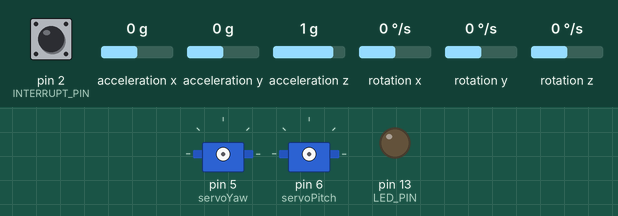
Recording of a sketch running on a simulated Arduino Uno, built with avr-gcc and run on an emulated ATmega328P. Shown: 2 × servo, output pins drawn as LEDs (lit = HIGH). The test bench sets the inputs (shaded band); at power-on: pin 2 (INTERRUPT_PIN) LOW, acceleration x 0 g, acceleration y 0 g, acceleration z 1 g, rotation x 0 °/s, rotation y 0 °/s, rotation z 0 °/s. The sensor or clock chip raises its interrupt line as the real part does.

Above: at 0.1 s.
At 39.82 s:
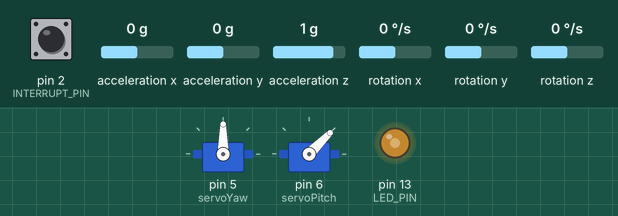
Timing chart, 0 to 40.0 s (numbered marks = the images above):
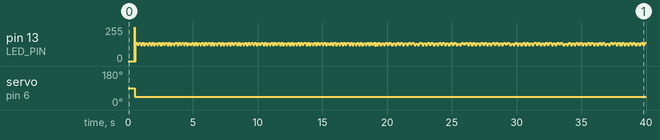

The sketch:

MPU_6050_Accel_Gyro.ino
```cpp
// I2C device class (I2Cdev) demonstration Arduino sketch for MPU6050 class using DMP (MotionApps v2.0)
// 6/21/2012 by Jeff Rowberg <jeff@rowberg.net>
// Updates should (hopefully) always be available at https://github.com/jrowberg/i2cdevlib

/* ============================================
I2Cdev device library code is placed under the MIT license
Copyright (c) 2012 Jeff Rowberg

Permission is hereby granted, free of charge, to any person obtaining a copy
of this software and associated documentation files (the "Software"), to deal
in the Software without restriction, including without limitation the rights
to use, copy, modify, merge, publish, distribute, sublicense, and/or sell
copies of the Software, and to permit persons to whom the Software is
furnished to do so, subject to the following conditions:

The above copyright notice and this permission notice shall be included in
all copies or substantial portions of the Software.

THE SOFTWARE IS PROVIDED "AS IS", WITHOUT WARRANTY OF ANY KIND, EXPRESS OR
IMPLIED, INCLUDING BUT NOT LIMITED TO THE WARRANTIES OF MERCHANTABILITY,
FITNESS FOR A PARTICULAR PURPOSE AND NONINFRINGEMENT. IN NO EVENT SHALL THE
AUTHORS OR COPYRIGHT HOLDERS BE LIABLE FOR ANY CLAIM, DAMAGES OR OTHER
LIABILITY, WHETHER IN AN ACTION OF CONTRACT, TORT OR OTHERWISE, ARISING FROM,
OUT OF OR IN CONNECTION WITH THE SOFTWARE OR THE USE OR OTHER DEALINGS IN
THE SOFTWARE.
===============================================
*/

// I2Cdev and MPU6050 must be installed as libraries, or else the .cpp/.h files
// for both classes must be in the include path of your project
#include "I2Cdev.h"
#include "MPU6050_6Axis_MotionApps20.h"

MPU6050 mpu;

/* =========================================================================
   NOTE: In addition to connection 3.3v, GND, SDA, and SCL, this sketch
   depends on the MPU-6050's INT pin being connected to the Arduino's
   external interrupt #0 pin. On the Arduino Uno and Mega 2560, this is
   digital I/O pin 2.
 * ========================================================================= */

#define INTERRUPT_PIN 2  // use pin 2 on Arduino Uno & most boards
#define LED_PIN 13 // (Arduino is 13, Teensy is 11, Teensy++ is 6)
bool blinkState = false;
unsigned int loopcount = 0; //loopcounter for debugging

// MPU control/status vars
bool dmpReady = false;  // set true if DMP init was successful
uint8_t mpuIntStatus;   // holds actual interrupt status byte from MPU
uint8_t devStatus;      // return status after each device operation (0 = success, !0 = error)
uint16_t packetSize;    // expected DMP packet size (default is 42 bytes)
uint16_t fifoCount;     // count of all bytes currently in FIFO
uint8_t fifoBuffer[64]; // FIFO storage buffer

// orientation/motion vars
Quaternion q;           // [w, x, y, z]         quaternion container
VectorFloat gravity;    // [x, y, z]            gravity vector

float ypr[3];           // [yaw, pitch, roll]   yaw/pitch/roll container and gravity vector
float origin[3];        // [yaw, pitch, roll]   stores the initial orientation of the MPU


// ================================================================
// ===               INTERRUPT DETECTION ROUTINE                ===
// ================================================================

volatile bool mpuInterrupt = false;     // indicates whether MPU interrupt pin has gone high
void dmpDataReady() {
    mpuInterrupt = true;
}

// ================================================================
// ===                      SERVO SETUP                         ===
// ================================================================

//MPU 6050 Gyro + Accel
//Shematic Pinout http://diyhacking.com/arduino-mpu-6050-imu-sensor-tutorial/
//2 DOF Platform actuated using standard Servos @4.8V
//by Philipp Schilcher

#include <Servo.h>

//2 Servo objects for controlling 2 actual servos in the yaw (lower) and pitch (upper) direction
Servo servoYaw;
Servo servoPitch;

int posYaw; //the current position (angle) of the servo
int posPitch; //the current position (angle) of the servo
int offset; //the calculated offset between origin and current servo position

// ================================================================
// ===                         SETUP                            ===
// ================================================================

void setup() {


    Wire.begin();
    Wire.setClock(400000); // 400kHz I2C clock. Comment this line if having compilation difficulties
    #if 0
      // initialize serial communication
      // (115200 chosen because it is required for Teapot Demo output, but it's
      // really up to you depending on your project)
      Serial.begin(250000);

      // initialize device
      Serial.println(F("Initializing I2C devices..."));
    #endif

    mpu.initialize();
    pinMode(INTERRUPT_PIN, INPUT);

    #if 0
      // verify connection
      Serial.println(F("Testing device connections..."));
      Serial.println(mpu.testConnection() ? F("MPU6050 connection successful") : F("MPU6050 connection failed"));

      // wait for ready
      Serial.println(F("\nSend any character to begin DMP programming and demo: "));
      while (Serial.available() && Serial.read()); // empty buffer
      while (!Serial.available());                 // wait for data
      while (Serial.available() && Serial.read()); // empty buffer again

      // load and configure the DMP
      Serial.println(F("Initializing DMP..."));
    #endif

    devStatus = mpu.dmpInitialize();

    // supply your own gyro offsets here, scaled for min sensitivity
    mpu.setXGyroOffset(220);
    mpu.setYGyroOffset(76);
    mpu.setZGyroOffset(-85);
    mpu.setZAccelOffset(1788); // 1688 factory default for my test chip

    // make sure it worked (returns 0 if so)
    #if 0
    if (devStatus == 0) {

          // turn on the DMP, now that it's ready
          Serial.println(F("Enabling DMP..."));
    #endif

        mpu.setDMPEnabled(true);
    #if 0
        // enable Arduino interrupt detection
        Serial.println(F("Enabling interrupt detection (Arduino external interrupt 0)..."));
    #endif
        attachInterrupt(digitalPinToInterrupt(INTERRUPT_PIN), dmpDataReady, RISING);
        mpuIntStatus = mpu.getIntStatus();
    #if 0
        // set our DMP Ready flag so the main loop() function knows it's okay to use it
        Serial.println(F("DMP ready! Waiting for first interrupt..."));
    #endif
        dmpReady = true;

        // get expected DMP packet size for later comparison
        packetSize = mpu.dmpGetFIFOPacketSize();
    #if 0
    } else {
        // ERROR!
        // 1 = initial memory load failed
        // 2 = DMP configuration updates failed
        // (if it's going to break, usually the code will be 1)
        Serial.print(F("DMP Initialization failed (code "));
        Serial.print(devStatus);
        Serial.println(F(")"));
    }
    #endif
    // configure LED for output
    pinMode(LED_PIN, OUTPUT);

  //-----------------------------------------

  //connect servos to Arduino using pwm pin 5 and 6
  servoYaw.attach(5);
  servoPitch.attach(6);
}

void loop() {
    // if programming failed, don't try to do anything
    if (!dmpReady) return;

    // wait for MPU interrupt or extra packet(s) available
    //while (!mpuInterrupt && fifoCount < packetSize) {
        // other program behavior stuff here
        // .
        // .
        // .
        // if you are really paranoid you can frequently test in between other
        // stuff to see if mpuInterrupt is true, and if so, "break;" from the
        // while() loop to immediately process the MPU data
        // .
        // .
        // .
    //}

    // reset interrupt flag and get INT_STATUS byte

    mpuIntStatus = mpu.getIntStatus();

    // get current FIFO count
    fifoCount = mpu.getFIFOCount();

    // check for overflow (this should never happen unless our code is too inefficient)
    if ((mpuIntStatus & 0x10) || fifoCount == 1024) {
        // reset so we can continue cleanly
        mpu.resetFIFO();
        #if 0
          Serial.println(F("FIFO overflow!"));
        #endif
    // otherwise, check for DMP data ready interrupt (this should happen frequently)
    } else if (mpuIntStatus & 0x02) {
        // wait for correct available data length, should be a VERY short wait
        while (fifoCount < packetSize) fifoCount = mpu.getFIFOCount();

        // read a packet from FIFO
        mpu.getFIFOBytes(fifoBuffer, packetSize);

        // track FIFO count here in case there is > 1 packet available
        // (this lets us immediately read more without waiting for an interrupt)
        fifoCount -= packetSize;

        //move servos to the starting position
        if(loopcount == 1) {
          posPitch = 45;
          servoPitch.write(posPitch);
          posYaw = 90;
          servoYaw.write(posYaw);
        }

        //once the MPU values have stabilized (after about 2000 cycles) record the origin (= target orientation)
        if(loopcount == 2000) {
          mpu.dmpGetQuaternion(&q, fifoBuffer);
          mpu.dmpGetGravity(&gravity, &q);
          mpu.dmpGetYawPitchRoll(ypr, &q, &gravity);

          origin[0] = (ypr[0]);
          origin[1] = (ypr[1]);
          origin[2] = (ypr[2]);

        }

        // display Euler angles in degrees
        mpu.dmpGetQuaternion(&q, fifoBuffer);
        mpu.dmpGetGravity(&gravity, &q);
        mpu.dmpGetYawPitchRoll(ypr, &q, &gravity);
#if 0
        Serial.print("ypr\t");
        Serial.print(origin[0] * 180/M_PI);
        Serial.print("\t");
        Serial.print(loopcount);
        Serial.print("\t");
        Serial.print(offset);
        Serial.print("\t");
        Serial.print(ypr[0] * 180/M_PI);
        Serial.print("\t");
        Serial.print(ypr[1] * 180/M_PI);
        Serial.print("\t");
        Serial.println(ypr[2] * 180/M_PI);
#endif

        if(loopcount > 2000) {
          offset = (ypr[0] * 180/M_PI) - (origin[0] * 180/M_PI);
          if(offset > 3) {
            posYaw -= 1;
          servoYaw.write(posYaw);
          }
          if(offset < -3) {
            posYaw += 1;
            servoYaw.write(posYaw);
          }
        }

   /*     if(loopcount > 2000) {
          offset = (ypr[1] * 180/M_PI) - (origin[1] * 180/M_PI);
          if(offset > 5) {
            posPitch -= 1;
          servoPitch.write(posPitch);
          }
          if(offset < -5) {
            posPitch += 1;
            servoPitch.write(posPitch);
          }
        }

*/
        // blink LED to indicate activity
        blinkState = !blinkState;
        digitalWrite(LED_PIN, blinkState);
        loopcount +=1 ;
    }


  //-----------------------------------------------------------------------------------------

}
```

Measured:
- by itself, servo on pin 6 (servoPitch): 90° → 45° at 0.53 s
